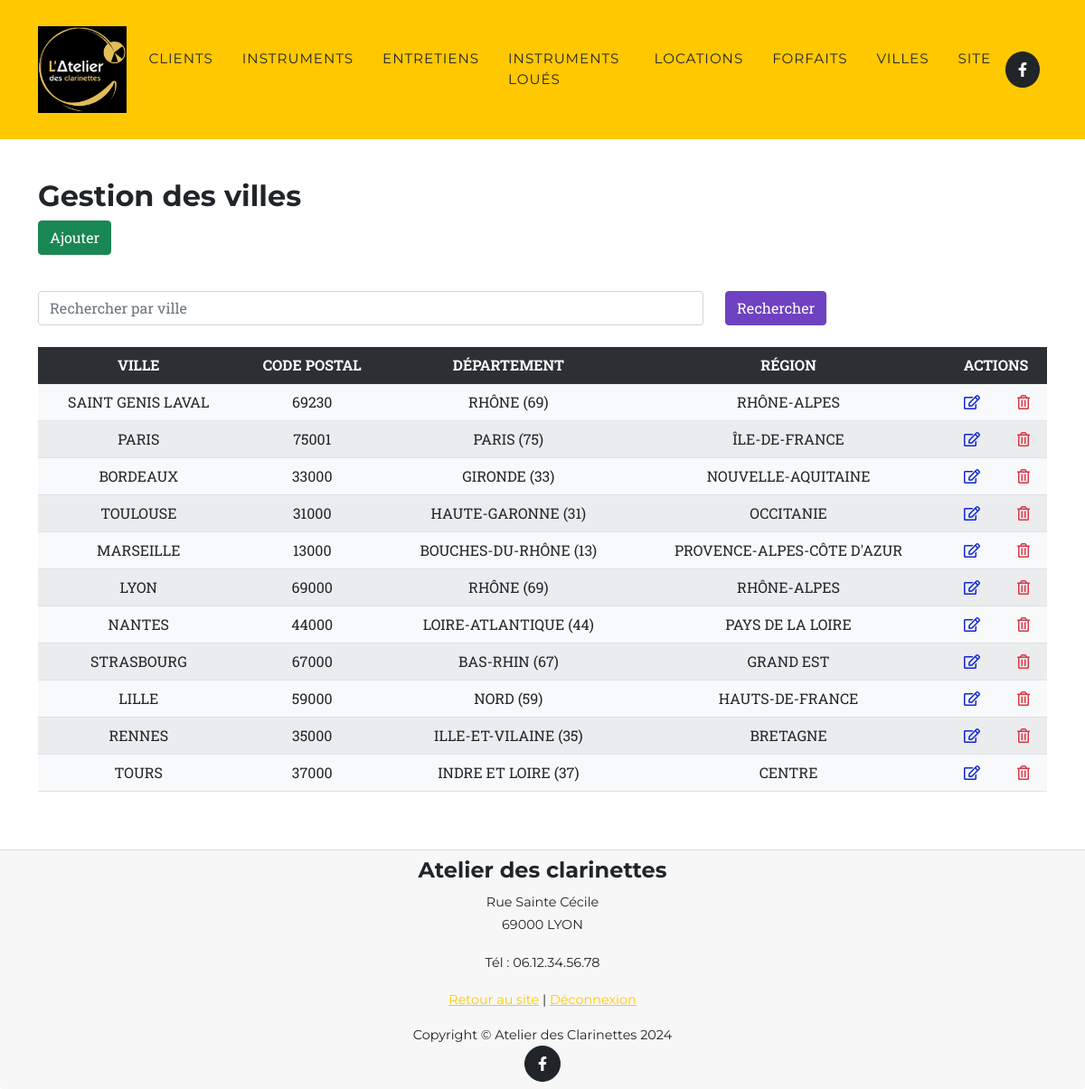
Page /admin/tableaux/tabVilles.php on the committed database.
### tables this page shows
CREATE TABLE IF NOT EXISTS `VILLE` (
  `idVille` INT NOT NULL AUTO_INCREMENT,
  `cp` VARCHAR(5) NOT NULL,
  `nomVille` VARCHAR(75) NOT NULL,
  `departement` VARCHAR(50) NOT NULL,
  `region` VARCHAR(50) NOT NULL,
  PRIMARY KEY (`idVille`));

### includes/classes/VilleRepo.php (called while the page is built, shortened)
<?php
class VilleRepo
{
	public static function getVilles()
	{
		$BD = connexionBD();
		$SQL = "SELECT  idVille, cp, nomVille, departement, region " .
			"FROM `VILLE` ";
		$villes  = array();
		if ($requete = $BD->prepare($SQL)) {
			if ($requete->execute()) {
				while ($resultat = $requete->fetch(PDO::FETCH_ASSOC)) {
					$ville = new Ville($resultat["idVille"], $resultat["cp"], $resultat["nomVille"], $resultat["departement"], $resultat["region"]);
					array_push($villes, $ville);
				}
			} else
				afficherErreurPDO(__FILE__, $requete);
		}
		return $villes;
	}
}

### includes/classes/Ville.php (called while the page is built, shortened)
<?php
class Ville
{
	private $idVille;
    private $nomVille;
	private $cp;
    private $departement;
    private $region;
	public function __construct(int $idVille, string $cp, string $nomVille, string $departement, string $region)
	{
		$this->idVille = $idVille;
        $this->cp = $cp;
		$this->nomVille = $nomVille;
        $this->departement = $departement;
        $this->region = $region;
	}
	public function getIdVille(): int
	{
		return $this->idVille;
	}
	public function getNomVille(): string
	{
		return $this->nomVille;
	}
	public function getCp(): string
	{
		return $this->cp;
	}
    public function getDepartement(): string
	{
		return $this->departement;
	}
	public function getRegion(): string
	{
		return $this->region;
	}
}

### admin/tableaux/tabVilles.php (the view, shortened to what this page needs)
<?php
require_once("../header_footer/headerAdmin.php");
$lesVilles = VilleRepo::getVilles();
?>
<section class="page-section" id="produits">
	<div class="container">
		<h2>Gestion des villes</h2>
		<p><a class="btn btn-success mb-4" href='/admin/formulaires/formulaireVille.php'>Ajouter</a></p>
		<form action="tabVilles.php" method="get" id="recherche">
			<div class="row">
				<div class="col-8">
					<input type="text" class="form-control" name="q" id="q" placeholder="Rechercher par ville" value="<?= htmlentities($_GET['q'] ?? null)?>">
				</div>
				<div class="col-4">
					<input type="submit" class="btn custom-btn-info mb-4" name="btnRechercher" value="Rechercher">
				</div>
			</div>
		</form>
		<div class="table-responsive">
			<table class="table table-striped bg-light text-center">
				<tr class="table-dark">
					<th>VILLE</th>
					<th>CODE POSTAL</th>
					<th>DÉPARTEMENT</th>
					<th>RÉGION</th>
					<th colspan="2">ACTIONS</th>
				</tr>
				<?php
				if(count($lesVilles)>0) {
					$tr = '';
					foreach ($lesVilles as $ville) {
						$tr .= "<tr>";
						$tr .= "<td>" . $ville->GetNomVille() . "</td>";
						$tr .= "<td>" . $ville->GetCp() . "</td>";
						$tr .= "<td>" . $ville->GetDepartement() . "</td>";
						$tr .= "<td>" . $ville->GetRegion() . "</td>";
						$tr .= "<td><a href='/admin/formulaires/formulaireVille.php?id=" . $ville->GetIdVille() . "'><i class=\"far fa-edit text-blue\"></a></td>";
						$tr .= "<td><a href='/admin/tableaux/tabVilles.php?idSuppression=" . $ville->GetIdVille() . "'><i class=\"far fa-trash-alt text-danger\"></a></td>";
						$tr .= "</tr>";
					}
					echo $tr;
				}else {
					echo "<div class=\"alert alert-danger alert-dismissible fade show\" role=\"alert\">Aucune ville n'est répertoriée.<button type=\"button\" class=\"btn-close\" data-dismiss=\"alert\" aria-label=\"Close\"></button></div>";
				}
				?>
			</table>
		</div>
	</div>
</section>
<?php
require_once("../header_footer/footerAdmin.php");
?>

### rows in the picture
ville: nomVille "SAINT GENIS LAVAL", cp "69230", departement "RHÔNE (69)", region "RHÔNE-ALPES"
ville: nomVille "PARIS", cp "75001", departement "PARIS (75)", region "ÎLE-DE-FRANCE"
ville: nomVille "BORDEAUX", cp "33000", departement "GIRONDE (33)", region "NOUVELLE-AQUITAINE"
ville: nomVille "TOULOUSE", cp "31000", departement "HAUTE-GARONNE (31)", region "OCCITANIE"
ville: nomVille "MARSEILLE", cp "13000", departement "BOUCHES-DU-RHÔNE (13)", region "PROVENCE-ALPES-CÔTE D'AZUR"
ville: nomVille "LYON", cp "69000", departement "RHÔNE (69)", region "RHÔNE-ALPES"
ville: nomVille "NANTES", cp "44000", departement "LOIRE-ATLANTIQUE (44)", region "PAYS DE LA LOIRE"
ville: nomVille "STRASBOURG", cp "67000", departement "BAS-RHIN (67)", region "GRAND EST"
ville: nomVille "LILLE", cp "59000", departement "NORD (59)", region "HAUTS-DE-FRANCE"
ville: nomVille "RENNES", cp "35000", departement "ILLE-ET-VILAINE (35)", region "BRETAGNE"
ville: nomVille "TOURS", cp "37000", departement "INDRE ET LOIRE (37)", region "CENTRE"
